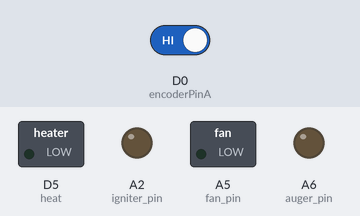
Recording of a sketch running on a simulated Particle Photon. Parts: switched loads named in the sketch (green lamp = pin HIGH), output pins drawn as LEDs (lit = HIGH). The inputs (shaded band) are chosen by the test bench; at power-on: D0 (encoderPinA) HIGH. Random numbers use the default seed unless the sketch sets one.

Above: at 0.0 s.
At 0.4 s:
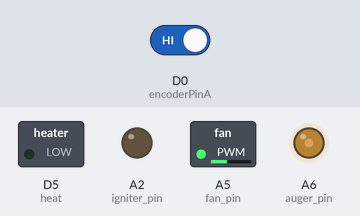
Timing chart, 0 to 1.9 s (numbered marks = the images above):
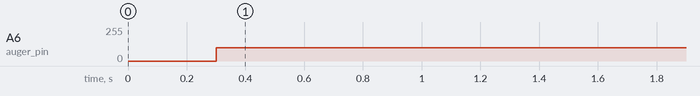

Measured:
- by itself, A6 (auger_pin): 0/255 → 100/255 at 0.30 s

The sketch:

bbq_go.ino
```cpp
#include "application.h"
#include "auger.h"
#include "fan.h"
#include "bbq.h"
#include "temp_probe.h"
#include "display.h"


int encoderPinA   = D0;
int encoderPinB   = D1;
int encoderButton = D2;

int tempPinA      = A0;
int tempPinB      = A1;

int fan_pin     = A5;
int auger_pin   = A6;
int igniter_pin = A2;

volatile bool adjust_counter_bool = false;
volatile bool show_main_menu = true;
volatile int counter;
int desired_temp;
int grill_area_temp = 0.0;
int heat = D5;

Display display;
TempProbe grill_area_probe (tempPinA);
Bbq bbq (fan_pin, auger_pin);


void setup()
{
    pinMode(fan_pin, OUTPUT);
    pinMode(auger_pin, OUTPUT);
    pinMode(igniter_pin,OUTPUT);
    pinMode(tempPinA,      INPUT_PULLUP);
    pinMode(encoderPinA,   INPUT_PULLUP);
    pinMode(encoderPinB,   INPUT_PULLUP);
    pinMode(encoderButton, INPUT_PULLUP);
    pinMode(heat,          OUTPUT);

    attachInterrupt(encoderPinA, call_adjust_counter, FALLING);

    display.initialize();
}

void loop()
{
    bbq.ignite();

    if (grill_area_probe.read() >= desired_temp)
        digitalWrite(heat,LOW);
    else
        digitalWrite(heat,HIGH);
    main_menu();
    adjust_counter();
}

void call_adjust_counter() {
    show_main_menu = false;
    adjust_counter_bool = true;
    attachInterrupt(encoderButton, set_desired_temp, CHANGE);
    detachInterrupt(encoderPinA);
    attachInterrupt(encoderPinA, choose_temp, FALLING);
}

void main_menu() {
    if (show_main_menu) {
        display.clear_screen();
        Serial1.print("current_temp  ");
        Serial1.print( grill_area_probe.read());
        Serial1.print("desired_temp ");
        Serial1.print(desired_temp);
    }
}

void adjust_counter() {
    if (adjust_counter_bool) {
        display.clear_screen();
        Serial1.print("Setting temp to ");
        Serial1.print(counter);
        // delay(200);
        // display.clear_screen();
    }
}

void lower_speed(int component, int amount) {
    for (int motorValue = 255 ; motorValue >= 0; motorValue -= 5) {
        analogWrite(component, motorValue);
        delay(60);
    }
}

void increase_speed(int component, int amount) {
    for(int motorValue = 0 ; motorValue <= 255; motorValue +=5) {
        analogWrite(component, motorValue);
        delay(60);
    }
}

void choose_temp() {
    if (digitalRead(encoderPinB))
        counter -= 10;
    else
        counter += 10;
}

void set_desired_temp() {
    desired_temp = counter;
    adjust_counter_bool = false,
    show_main_menu = true;
    detachInterrupt(encoderButton);
    attachInterrupt(encoderPinA, call_adjust_counter, CHANGE);
}
```

auger.cpp
```cpp
#include "auger.h"
#include "application.h"

Auger::Auger(int p) { pin = p; }

void Auger::turn(int rate = 0){
    analogWrite(pin, rate);
}
```

auger.h
```cpp
class Auger{
  int pin;

  public:
  Auger(int p);
  void turn(int rate);
};
```

bbq.cpp
```cpp
#include "auger.h"
#include "fan.h"
#include "bbq.h"

Bbq::Bbq(int augerPin, int fanPin) : auger(augerPin), fan(fanPin){}


void Bbq::ignite() {
    auger.turn(100);
    fan.spin(100);
}

void Bbq::cook() {
    // feed pellets at rate specified by
    // spin fan at rate specified by
    // keep reading temp
    // keep reading temp2
    // turn on ignition if needed
}

void Bbq::keep_warm() {

}
```

bbq.h
```cpp
class Bbq {

  Auger auger;
  Fan fan;

  public:
  Bbq(int augerPin, int fanPin);

  void ignite();
  void cook();
  void keep_warm();

};
```

display.cpp
```cpp
#include "display.h"
#include "application.h"
Display::Display(){
    greeting_chooser = rand() % 6;
    // greetings[5] = {"Get your BBQ on!", "Slow and Low ", "Is it wrong to love your BBQ this much?", "Every day is a ribs day", "Smoke + Heat + Meat = Heaven"};
}

void Display::initialize() {
    Serial1.begin(9600);
    delay(100);
    Serial1.write("                "); // clear display
    Serial1.write("                ");
    // Serial.print(greetings[greeting_chooser]);
    delay(200);
    Serial1.write("                "); // clear display
    Serial1.write("                ");
}

void Display::clear_screen() {
    Serial1.write(254); // move cursor to beginning of first line
    Serial1.write(128);

    Serial1.write("                "); // clear display
    Serial1.write("                ");

    Serial1.write(254); // move cursor to beginning of first line
    Serial1.write(128);
}
```

display.h
```cpp
class Display {
    int greeting_chooser;
    // char*[] greetings;

    public:
    Display();
    void initialize();
    void clear_screen ();
};
```

fan.cpp
```cpp
#include "fan.h"
#include "application.h"

Fan::Fan(int p) { pin = p;}

void Fan::spin(int speed = 0){
  analogWrite(pin, speed);
}
```

fan.h
```cpp
class Fan{
  int pin;

  public:
  Fan(int p);
  void spin(int speed);
};
```

temp_probe.cpp
```cpp
#include "temp_probe.h"
#include "application.h"

TempProbe::TempProbe(int p) {
  pin = p;
}

int TempProbe::read() {
    // return convert_to_f(digitalRead(pin));
}

int TempProbe::convert_to_f(int voltage) {
    double celsius, f;
    celsius = ((voltage * 0.0008) - 1.25) / 0.005;
    f = ((celsius * 9.0)/5.0 + 32.0);
    delay(200);
    return f;
}
```

temp_probe.h
```cpp
class TempProbe {
    int pin;

    public:
    int read();
    TempProbe(int p);

    private:
    int convert_to_f(int);
};
```
